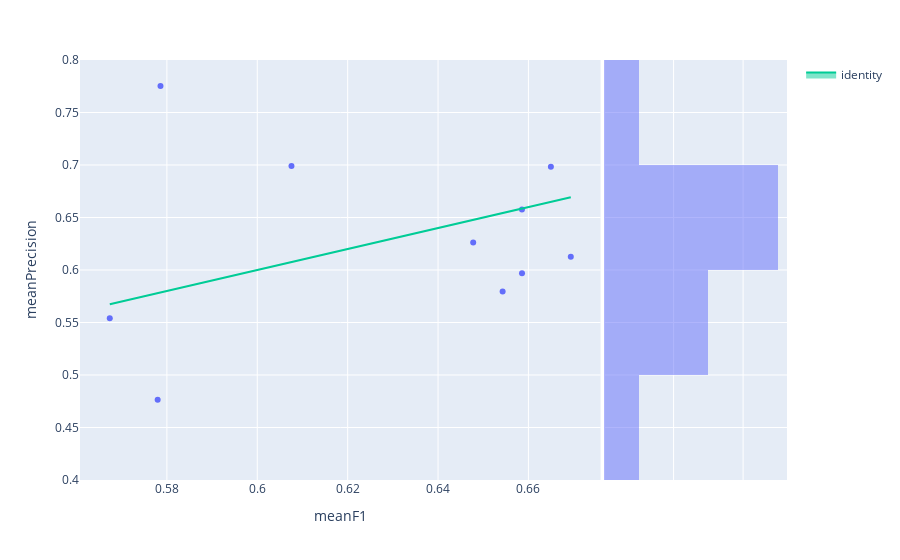

Notebook cell for this chart:
### Code cell
fig=px.scatter(hyperExperimentModels[optimalInd],x='meanF1',y='meanPrecision', marginal_y="histogram",hover_name='modelId')
fig.add_trace(
    go.Scatter(x=hyperExperimentModels[optimalInd]['meanF1'], y=hyperExperimentModels[optimalInd]['meanF1'], name="identity", mode='lines',fill="toself")
)
fig.show()

### Figure 1 — Plotly figure (JSON) as saved in the notebook; plotly's stock layout.template omitted (floating-point values rounded to 4 significant figures)
{"data": [{"hovertemplate": "<b>%{hovertext}</b><br><br>meanF1=%{x}<br>meanPrecision=%{y}<extra></extra>", "hovertext": ["1623c979-486c-4f45-ba54-dbbac3770588", "f8abeec1-7d46-4573-8a01-7827b8584472", "c556cd55-5f8b-420c-b6b2-0ca323bee5df", "b9ca9323-c013-423a-8b12-a893e0a8be97", "e31d0f92-1914-4bb5-9156-f9101fe1307c", "6fd86953-d3aa-4c9c-8069-b22b951dce3f", "87913851-d47b-4963-b2fa-1c65d7aec5a1", "0f0da0b8-d512-47b2-808a-c92b1d073468", "006d0918-7072-4365-953e-4b399728048d", "ca54dd96-c49f-4680-a78d-2aabf3059e5c"], "legendgroup": "", "marker": {"color": "#636efa", "symbol": "circle"}, "mode": "markers", "name": "", "orientation": "v", "showlegend": false, "type": "scatter", "x": [0.6586, 0.6543, 0.5786, 0.5674, 0.665, 0.6694, 0.6478, 0.6586, 0.6076, 0.578], "xaxis": "x", "y": [0.5968, 0.5795, 0.7752, 0.5539, 0.6984, 0.6127, 0.6263, 0.6576, 0.6989, 0.4765], "yaxis": "y"}, {"alignmentgroup": "True", "bingroup": "y", "hovertemplate": "meanPrecision=%{y}<br>count=%{x}<extra></extra>", "legendgroup": "", "marker": {"color": "#636efa"}, "name": "", "offsetgroup": "", "opacity": 0.5, "showlegend": false, "type": "histogram", "xaxis": "x2", "y": [0.5968, 0.5795, 0.7752, 0.5539, 0.6984, 0.6127, 0.6263, 0.6576, 0.6989, 0.4765], "yaxis": "y2"}, {"fill": "toself", "mode": "lines", "name": "identity", "type": "scatter", "x": [0.6586, 0.6543, 0.5786, 0.5674, 0.665, 0.6694, 0.6478, 0.6586, 0.6076, 0.578], "y": [0.6586, 0.6543, 0.5786, 0.5674, 0.665, 0.6694, 0.6478, 0.6586, 0.6076, 0.578]}], "layout": {"barmode": "overlay", "legend": {"tracegroupgap": 0}, "margin": {"t": 60}, "xaxis": {"anchor": "y", "domain": [0, 0.7363], "title": {"text": "meanF1"}}, "xaxis2": {"anchor": "y2", "domain": [0.7413, 1], "matches": "x2", "showgrid": true, "showline": false, "showticklabels": false, "ticks": ""}, "yaxis": {"anchor": "x", "domain": [0, 1], "title": {"text": "meanPrecision"}}, "yaxis2": {"anchor": "x2", "domain": [0, 1], "matches": "y", "showgrid": true, "showticklabels": false}}}
